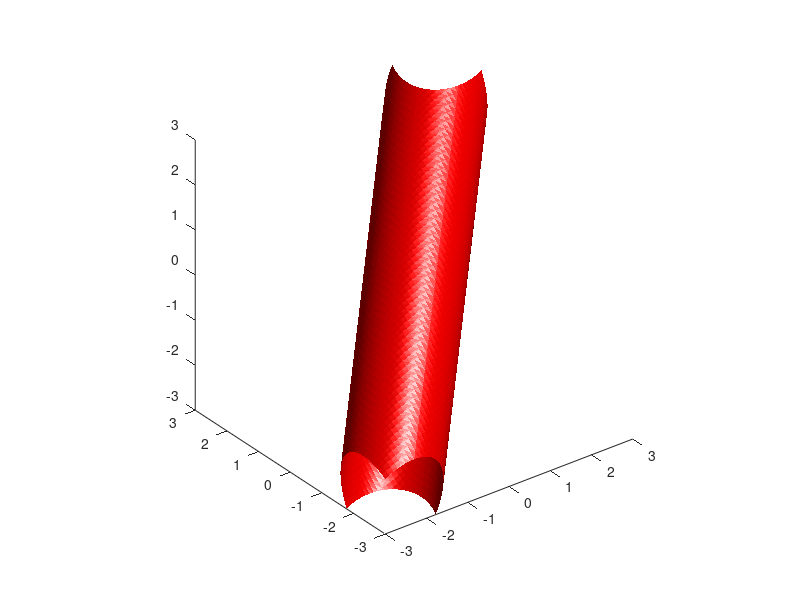

Source code (MATLAB): (Note: this script raises an error after producing the figure.)
x=-3:0.1:3;y=-3:0.1:3;z=-3:0.1:3; 
[x,y,z]=meshgrid(x,y,z); 
f=((x-y).^2-1)+((y-z).^2-1)+((z-x).^2-1); 
p=patch(isosurface(x,y,z,f,0)); 
set(p, 'FaceColor', 'red', 'EdgeColor', 'none'); 
daspect([1 1 1])
view(3)
camlight; lighting phong